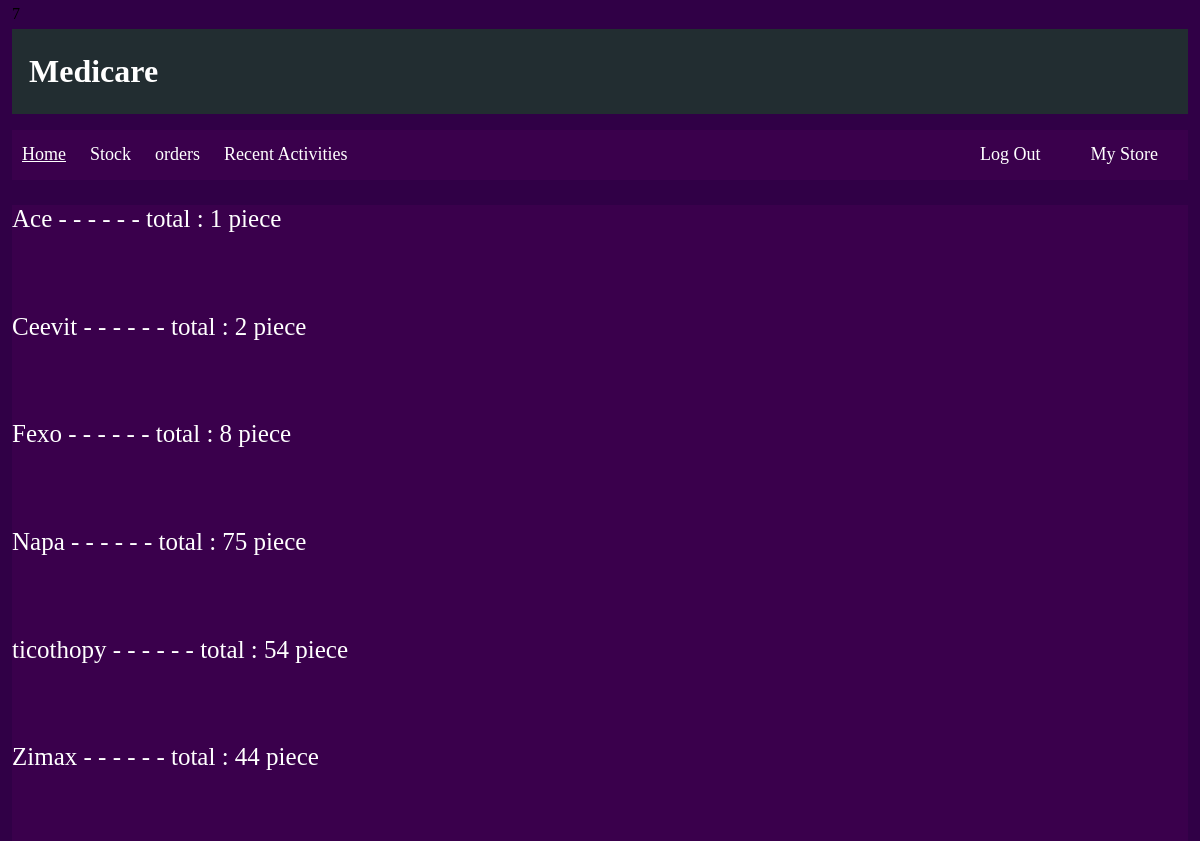
The app's page /medicare/view/stock.php (signed in) with its own data.
### tables this page shows
CREATE TABLE `instore` (
  `id` int(11) NOT NULL,
  `store_id` int(11) DEFAULT NULL,
  `product_name` varchar(40) DEFAULT NULL,
  `amount` decimal(11,0) NOT NULL
);

### medicare/view/stock.php (the view, shortened to what this page needs)
<?php
  $storeID = $_SESSION['storeID'];
  $host =  'localhost';
  $user = 'root';
  $password = '123456';
  $dbname = 'medicare';
  $dsn = 'mysql:host='. $host .';dbname='. $dbname;
  $pdo = new PDO($dsn, $user, $password);
  $pdo->setAttribute(PDO::ATTR_DEFAULT_FETCH_MODE, PDO::FETCH_OBJ);
  $pdo->setAttribute(PDO::ATTR_EMULATE_PREPARES, false);
?>
<!DOCTYPE html>
<html>
<head>
  <link rel="stylesheet" type="text/css" href="css/style1.css">
</head>
<body>
  <header id="main-header">
    <div class="container">
      <h1>Medicare</h1>
    </div>
  </header>
  <nav id="navbar">
    <div class="container">
      <ul>
        <li><a href="indexUser.php"><u>Home</u></a></li>
        <li><a href="stock.php">Stock</a></li>
        <li><a href="orders.php">orders</a></li>
        <li><a href="recent.php">Recent Activities</a></li>
        <li><a href="mystore.php">My Store</a></li>
        <li><a href="index.php">Log Out</a></li>
      </ul>
    </div>
  </nav>
  <nav id="navbar">
    <div class="container">
      <div class="form-group">
      <?php
        $sql = 'SELECT * FROM instore where store_id=? and amount!=0 order by product_name asc' ;
        $stmt = $pdo->prepare($sql);
        $stmt->execute([$storeID]);
        $posts = $stmt->fetchAll();
        foreach($posts as $post){
          echo '<p>'. $post->product_name." - - - - - - total : ".$post->amount.' piece </p><br>';
        }
       ?>
     </div>
     </div>
   </nav>
</body>
</html>

### medicare/view/css/style1.css (style rules this page uses)
body { background-image: url("../images/Back3.png"); background-color: black; background-size: cover; background-repeat: no-repeat; position: relative; width: 98%; height: 610px; margin:auto; line-height: 1.8em; }
.container { width:90%; margin:auto; overflow:hidden; }
#main-header { background-color:rgba(0,150,0,0.3); color:#fff; font-family: verdana; padding:7px; margin:0; border:none; }
#main-header h1 { padding-left: 10px; }
#navbar { background-color:rgba(102,0,102,0.2); color:#fff; font-family: verdana; margin:0; border:none; }
#navbar ul { padding:10px; list-style: none; }
#navbar li { display:inline; }
#navbar li:nth-child(5) { float:right; }
#navbar li:nth-child(6) { float:right; padding-right: 30px; }
#navbar a { color:#fff; text-decoration: none; font-size:18px; padding-right:20px; }
.form-group { color:#FFF; text-decoration: bold; font-size: 25px; padding-bottom: 15px; }

### records on screen
instore: product_name "Ace", amount "1"
instore: product_name "Ceevit", amount "2"
instore: product_name "Fexo", amount "8"
instore: product_name "Napa", amount "75"
instore: product_name "ticothopy", amount "54"
instore: product_name "Zimax", amount "44"
